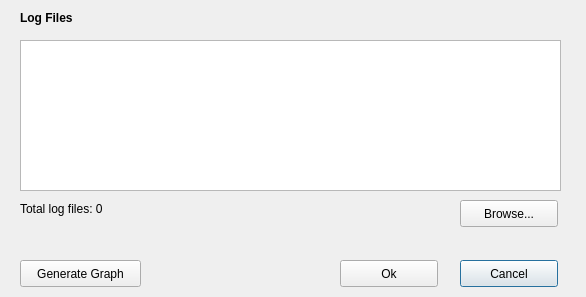
<?xml version="1.0" encoding="UTF-8"?>
<ui version="4.0">
 <class>Dialog</class>
 <widget class="QDialog" name="Dialog">
  <property name="geometry">
   <rect>
    <x>0</x>
    <y>0</y>
    <width>586</width>
    <height>297</height>
   </rect>
  </property>
  <property name="windowTitle">
   <string>Dialog</string>
  </property>
  <widget class="QLabel" name="label">
   <property name="geometry">
    <rect>
     <x>20</x>
     <y>10</y>
     <width>66</width>
     <height>17</height>
    </rect>
   </property>
   <property name="text">
    <string>&lt;b&gt;Log Files&lt;/b&gt;</string>
   </property>
  </widget>
  <widget class="QTextEdit" name="textEdit">
   <property name="geometry">
    <rect>
     <x>20</x>
     <y>40</y>
     <width>541</width>
     <height>151</height>
    </rect>
   </property>
  </widget>
  <widget class="QLabel" name="label_total_log_files">
   <property name="geometry">
    <rect>
     <x>20</x>
     <y>200</y>
     <width>201</width>
     <height>17</height>
    </rect>
   </property>
   <property name="text">
    <string>Total log files: 0</string>
   </property>
  </widget>
  <widget class="QPushButton" name="pushButton_cancel">
   <property name="geometry">
    <rect>
     <x>460</x>
     <y>260</y>
     <width>98</width>
     <height>27</height>
    </rect>
   </property>
   <property name="text">
    <string>Cancel</string>
   </property>
  </widget>
  <widget class="QPushButton" name="pushButton_ok">
   <property name="geometry">
    <rect>
     <x>340</x>
     <y>260</y>
     <width>98</width>
     <height>27</height>
    </rect>
   </property>
   <property name="text">
    <string>Ok</string>
   </property>
  </widget>
  <widget class="QPushButton" name="pushButton_generate_graph">
   <property name="geometry">
    <rect>
     <x>20</x>
     <y>260</y>
     <width>121</width>
     <height>27</height>
    </rect>
   </property>
   <property name="text">
    <string>Generate Graph</string>
   </property>
  </widget>
  <widget class="QPushButton" name="pushButton_browse_log">
   <property name="geometry">
    <rect>
     <x>460</x>
     <y>200</y>
     <width>98</width>
     <height>27</height>
    </rect>
   </property>
   <property name="text">
    <string>Browse...</string>
   </property>
  </widget>
 </widget>
 <resources/>
 <connections/>
</ui>
